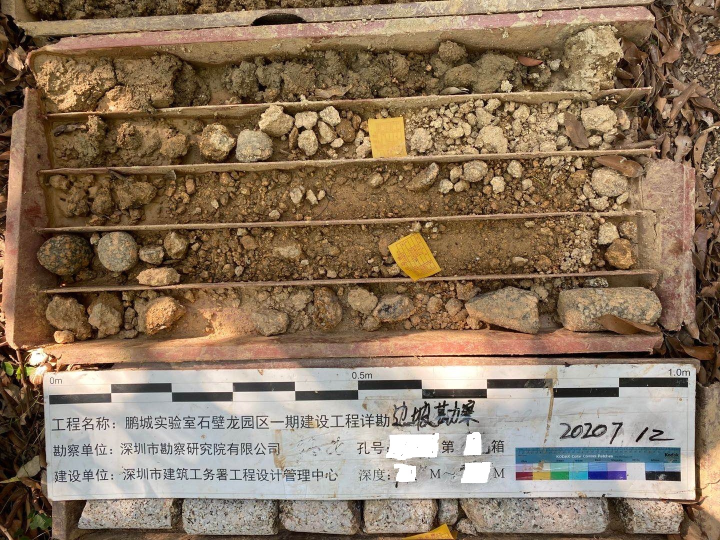
#> input picture server/rock_temp/1.jpg, 1440 x 1080 px, given in place of 1_template.png, which was not available (shown at 1/2 size)
$ python Registration_bak.py   (Python 2 division)
#> lines starting #> are read from the running program, lines starting #| are printed output that depends on the picture; pictures that were not available may be replaced by others from this repository, and a replacement may not be noted
import cv2
import numpy as np
import scipy.io as sio
import matplotlib.pyplot as plt
from sklearn.neighbors import NearestNeighbors
from sklearn.neighbors import KDTree
from scipy import interpolate
import time

# [62 lines left out: functions get_subset, find_inliers, BilinearInterpolation, not called in this run]

def find_match(img1, img2):
    # Sift Feature Extraction
    sift = cv2.xfeatures2d.SIFT_create()
    kp1, des1 = sift.detectAndCompute(img1, None)
    kp2, des2 = sift.detectAndCompute(img2, None)
    ratio = 0.78

    # start match
    start = time.time()
    x1 = []
    x2 = []

    kdt = KDTree(np.matrix(des2))
    return_distance, indexes = kdt.query(np.matrix(des1), k=2)
    for m in range(return_distance.shape[0]):
        if return_distance[m][0]/return_distance[m][1] < ratio:
            x1.append(kp1[m].pt)
            x2.append(kp2[indexes[m][0]].pt)
            print("find_match: closed distance: %f"%return_distance[m][0])

    # [10 lines of commented-out code are left out]
    end = time.time()
    print("Match time : %.2f s"%(end-start))
#    np.save('x1.npy', x1)
#    np.save('x2.npy', x2)
    return np.array(x1), np.array(x2)

# [267 lines left out: functions align_image_using_feature, warp_image, align_image, track_multi_frames, visualize_find_match, visualize_align_image_using_feature and 2 more, not called in this run]


if __name__ == '__main__':
    template = cv2.imread('1_template.png', 0)  # read as grey scale image
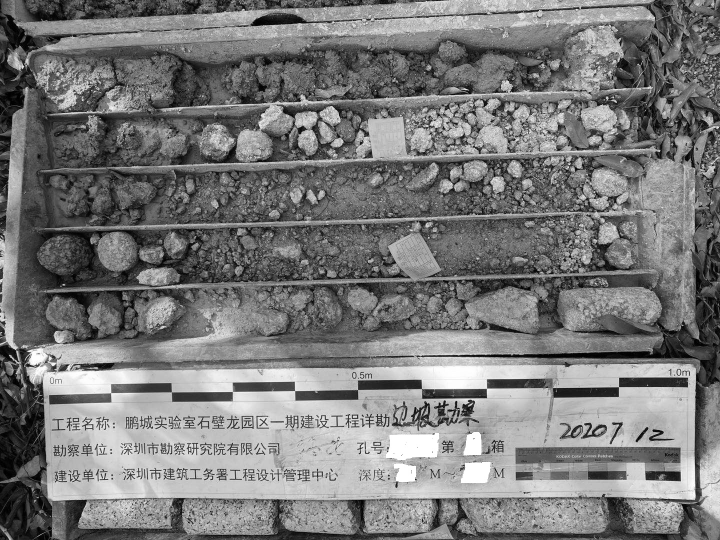
#> template: shape (1080, 1440) (shown at 1/2 size); min 0, max 255, mean 122
    target_list = cv2.imread('2.jpg', 0)
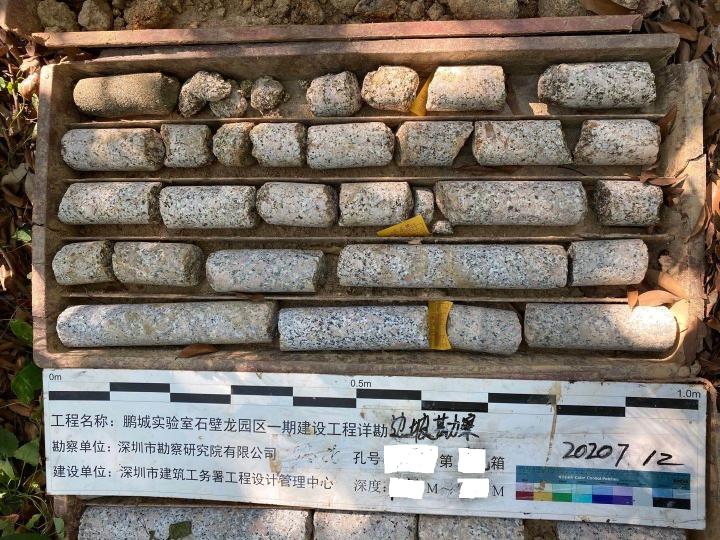
#> input picture server/rock_temp/2.jpg, 1440 x 1080 px, found by its file name (shown at 1/2 size)
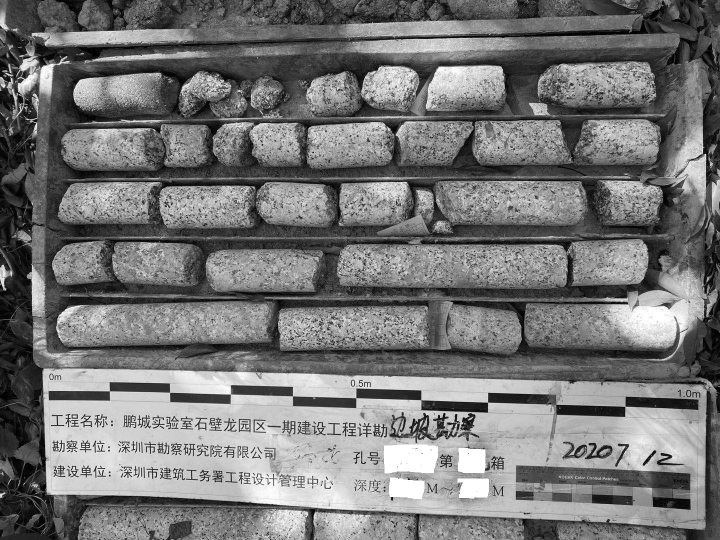
#> target_list: shape (1080, 1440) (shown at 1/2 size); min 0, max 255, mean 118.6
    x1, x2 = find_match(template, target_list)
#> in find_match, `kp1, des1 = sift.detectAndCompute(img1, None)`: kp1 = 17006 keypoints; strongest (x, y, size): (1049, 986, 2.2), (222, 906, 2.3), (224, 957, 2.5), (128, 569, 2.6)
#> in find_match, `kp2, des2 = sift.detectAndCompute(img2, None)`: kp2 = 14674 keypoints; strongest (x, y, size): (219, 944, 2.4), (219, 951, 2.3), (218, 901, 2.3), (206, 941, 1.9)
#> (the run stopped early here; a loop or call above may not have finished)
